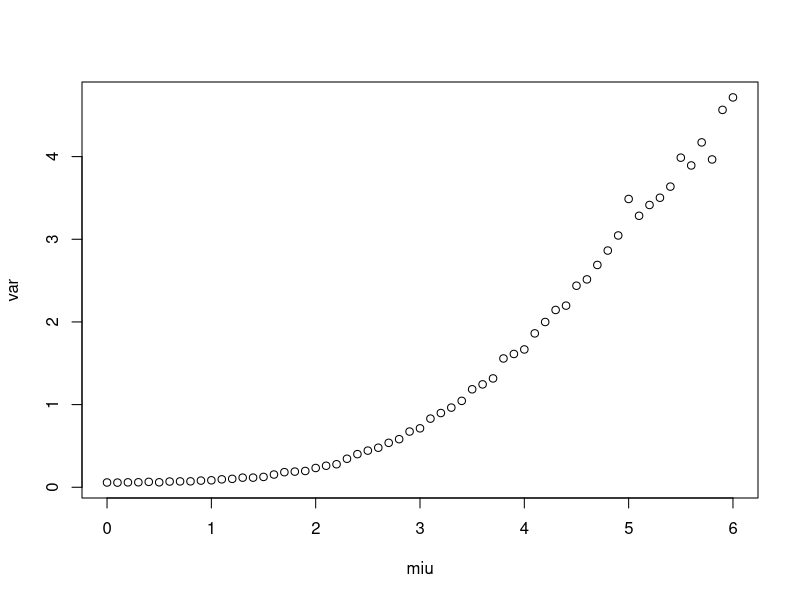

Here is the R script that generated this plot:

ts<-function(miu){
mean=rep(0,1000)
for (i in 1:1000){
  mean[i]<-sit(x=miu)
}
var(mean)
}
sit<-function(x=4){
rcauchy(10,location=0,scale=1)->rr
sum=0
div=0
for (i in 1:10){
  sum=rr[i]*exp(-(x-rr[i])^2/2)+sum
  div=exp(-(x-rr[i])^2/2)+div
}
sum/div
}
miu=seq(0,6,by=0.1)
var=rep(0,61)
for (i in 1:61){
  var[i]<-ts(miu[i])
}
plot(miu,var)
